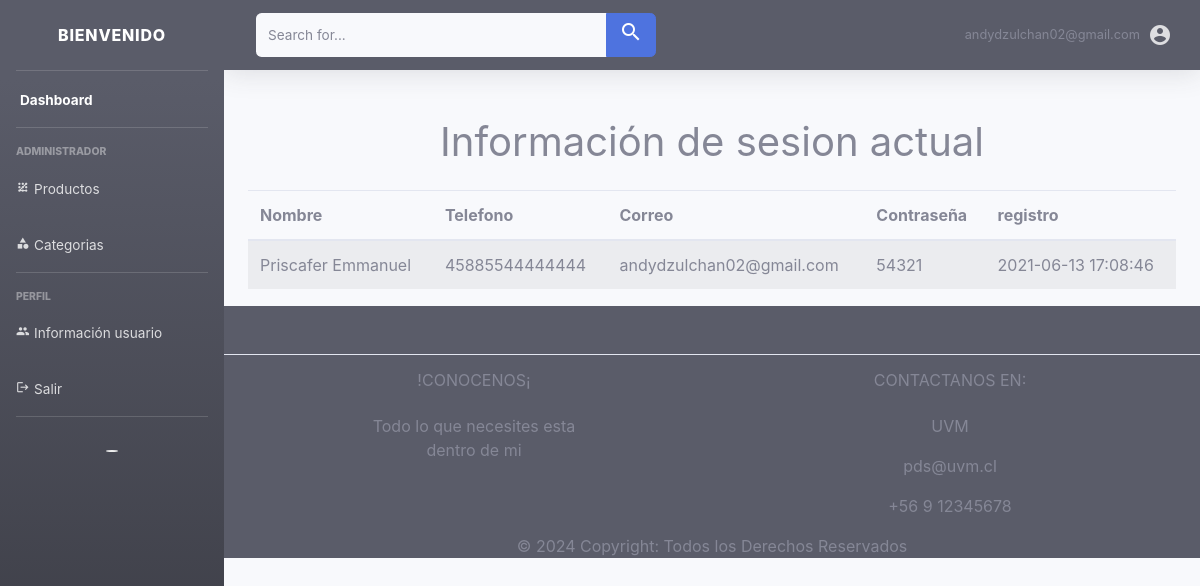
The page /views/usuarios/usuariosindex.php (signed in) on the database its author committed.
### tables this page shows
CREATE TABLE `user` (
  `id` int(11) NOT NULL,
  `nombre` varchar(50) NOT NULL,
  `correo` varchar(50) DEFAULT NULL,
  `password` varchar(16) DEFAULT NULL,
  `telefono` varchar(15) DEFAULT NULL COMMENT '\r\n',
  `registro` timestamp NULL DEFAULT current_timestamp() COMMENT 'CURRENT_TIMESTAMP'
);

### views/usuarios/usuariosindex.php (the view)
<!DOCTYPE html>
<html lang="en">
<?php require '../../includes/_db.php' ?>
<?php require '../../includes/_header.php' ?>
<body>
<div id= "content">
        <section>
        <div class="container mt-5">
<div class="row">
<div class="col-sm-12 mb-3">
<center><h1>Información de sesion actual</h1></center>
</div>
<div class="col-sm-12">
<div class="table-responsive">
<table class="table table-striped table-hover">
<thead>
<tr>
<th>Nombre</th>
<th>Telefono</th>
<th>Correo</th>
<th>Contraseña</th>
<th>registro</th>
</tr>
</thead>
<tbody>
<?php
$sql = "SELECT  nombre, password, telefono, correo,registro FROM user WHERE correo ='$actualsesion'";
$usuarios = mysqli_query($conexion, $sql);
if($usuarios -> num_rows > 0){
foreach($usuarios as $key => $row ){
?>
<tr>
<td><?php echo $row['nombre']; ?></td>
<td><?php echo $row['telefono']; ?></td>
<td><?php echo $row['correo']; ?></td>
<td><?php echo $row['password']; ?></td>
<td><?php echo $row['registro']; ?></td>
</tr>
<?php
}
}else{
    ?>
    <tr class="text-center">
    <td colspan="4">No existe registros</td>
    </tr>
    <?php
}?>
</tbody>
</table>
</div>
</div>
</div>
</div>
        </section>
        <section>
            <div class= "container">
                <div class= "row">
                    <div class= "col-lg-9">
            </div>
        </section>
    </div>
    <?php require '../../includes/_footer.php' ?>
    </body>
</html>

### rows shown on the page
user: nombre "Priscafer Emmanuel", telefono "45885544444444", correo "andydzulchan02@gmail.com", password "54321", registro "2021-06-13 17:08:46"

### other values the page prints
$actualsesion "andydzulchan02@gmail.com"
